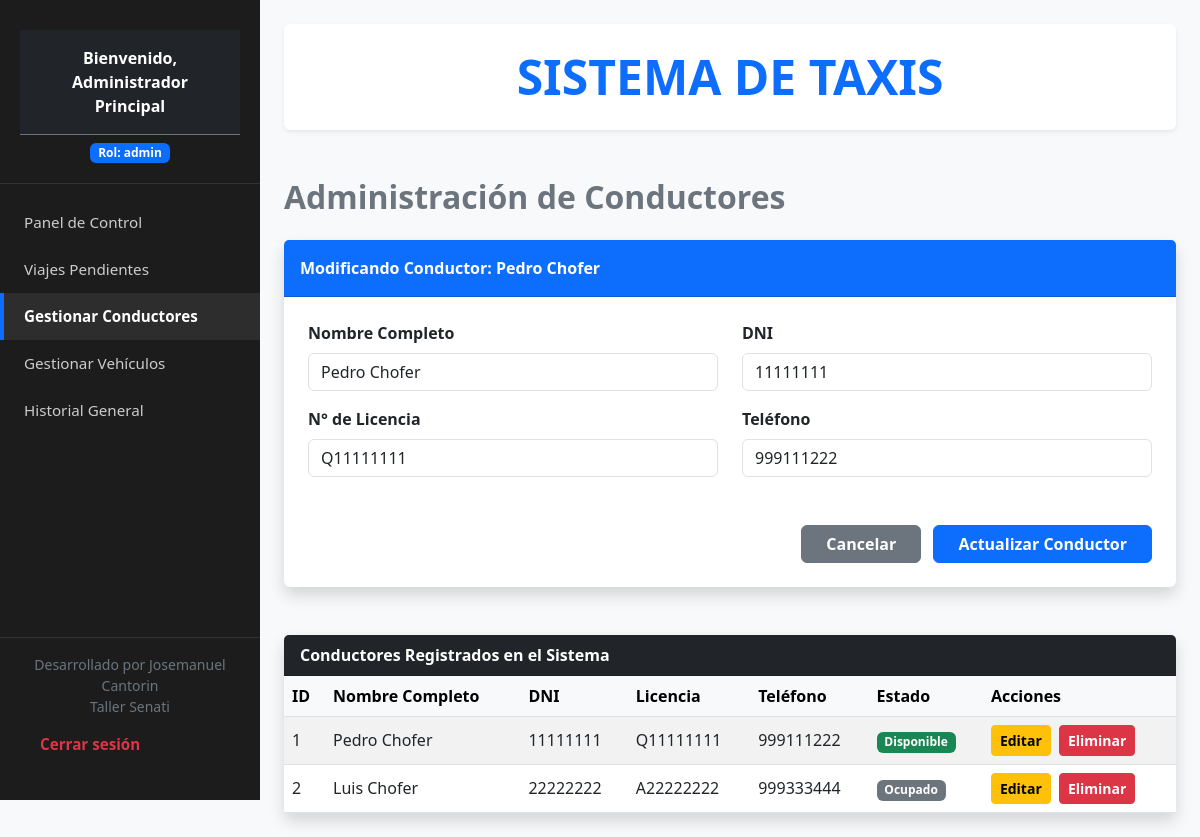
/menu.php?edit_conductor=1 (signed in), run on the app's committed database.
### tables this page shows
CREATE TABLE `conductores` (
  `id_conductor` int(11) NOT NULL,
  `id_usuario` int(11) NOT NULL,
  `dni` varchar(8) NOT NULL,
  `licencia` varchar(20) NOT NULL,
  `telefono` varchar(15) NOT NULL,
  `estado_conductor` enum('disponible','ocupado','inactivo') DEFAULT 'disponible'
);

CREATE TABLE `usuarios` (
  `id_usuario` int(11) NOT NULL,
  `nombre` varchar(50) NOT NULL,
  `contrasena` varchar(255) NOT NULL,
  `nombre_completo` varchar(100) NOT NULL,
  `correo` varchar(100) NOT NULL,
  `rol` enum('admin','pasajero','conductor') NOT NULL,
  `fecha_registro` datetime DEFAULT current_timestamp()
);

### menu.php (the view, shortened to what this page needs)
<?php
require 'conexion.php';
$sql_conductores = "SELECT c.id_conductor, u.nombre_completo, c.dni, c.licencia, c.telefono, c.estado_conductor
                    FROM conductores c INNER JOIN usuarios u ON c.id_usuario = u.id_usuario";
$lista_conductores = $pdo->query($sql_conductores)->fetchAll(PDO::FETCH_ASSOC);
$c_edit = ['id_conductor'=>'', 'nombre_completo'=>'', 'dni'=>'', 'licencia'=>'', 'telefono'=>''];
if(isset($_GET['edit_conductor'])){
    $stmt = $pdo->prepare("SELECT c.id_conductor, u.nombre_completo, c.dni, c.licencia, c.telefono FROM conductores c INNER JOIN usuarios u ON c.id_usuario = u.id_usuario WHERE c.id_conductor = ?");
    $stmt->execute([$_GET['edit_conductor']]);
    if($row = $stmt->fetch(PDO::FETCH_ASSOC)) $c_edit = $row;
}
?>
<!DOCTYPE html>
<html lang="es">
<head>
  <link href="https://cdn.jsdelivr.net/npm/bootstrap@5.3.0/dist/css/bootstrap.min.css" rel="stylesheet" />
  <link rel="stylesheet" href="style.css">
</head>
<body>
  <div class="sidebar d-flex flex-column justify-content-between">
    <div>
      <div class="user-profile text-center">
        <div class="fw-bold text-white p-3 bg-dark border-bottom border-secondary">
            Bienvenido,<br> <?= htmlspecialchars($_SESSION['nombre_completo']); ?>
        </div>
        <span class="badge bg-primary mt-2">Rol: <?= htmlspecialchars($_SESSION['rol']); ?></span>
      </div>
      <div class="nav flex-column nav-pills" id="v-pills-tab" role="tablist" aria-orientation="vertical">
        <button class="nav-link active" id="tab-dashboard" data-bs-toggle="tab" data-bs-target="#sec-dashboard" type="button">Panel de Control</button>
        <button class="nav-link" id="tab-pendientes" data-bs-toggle="tab" data-bs-target="#sec-pendientes" type="button">Viajes Pendientes</button>
        <button class="nav-link" id="tab-conductores" data-bs-toggle="tab" data-bs-target="#sec-conductores" type="button">Gestionar Conductores</button>
        <button class="nav-link" id="tab-vehiculos" data-bs-toggle="tab" data-bs-target="#sec-vehiculos" type="button">Gestionar Vehículos</button>
        <button class="nav-link" id="tab-historial" data-bs-toggle="tab" data-bs-target="#sec-historial" type="button">Historial General</button>
      </div>
    </div>
    <div class="logout-section p-3 text-center">
        <small class="text-secondary mb-2 d-block">Desarrollado por Josemanuel Cantorin<br>Taller Senati</small>
        <a href="logout.php" class="nav-link text-danger fw-bold py-2">Cerrar sesión</a>
    </div>
  </div>
  <div class="content-area p-4">
    <header class="text-center py-4 bg-white shadow-sm mb-5 rounded">
      <div class="container">
        <h1 class="display-5 fw-bold text-primary m-0">SISTEMA DE TAXIS</h1>
      </div>
    </header>
    <div class="tab-content" id="v-pills-tabContent">
      <div class="tab-pane fade <?= isset($_GET['edit_conductor']) ? 'show active' : '' ?>" id="sec-conductores" role="tabpanel">
        <h2 class="mb-4 fw-bold text-secondary">Administración de Conductores</h2>
        <form action="procesar_conductor.php" method="POST" class="mb-5">
          <div class="card shadow border-0 rounded bg-white">
            <div class="card-header bg-primary text-white fw-bold py-3">
              <?= empty($c_edit['id_conductor']) ? 'Registrar Nuevo Conductor' : 'Modificando Conductor: ' . htmlspecialchars($c_edit['nombre_completo']) ?>
            </div>
            <div class="card-body p-4 row">
              <div class="col-md-6 mb-3">
                <label class="form-label fw-bold">Nombre Completo</label>
                <input type="text" name="nombre" class="form-control" required placeholder="Ej: Carlos Mendoza" value="<?= htmlspecialchars($c_edit['nombre_completo']) ?>">
              </div>
              <div class="col-md-6 mb-3">
                <label class="form-label fw-bold">DNI</label>
                <input type="text" name="dni" class="form-control" required placeholder="8 dígitos" value="<?= htmlspecialchars($c_edit['dni']) ?>">
              </div>
              <div class="col-md-6 mb-3">
                <label class="form-label fw-bold">N° de Licencia</label>
                <input type="text" name="licencia" class="form-control" required placeholder="Ej: Q12345678" value="<?= htmlspecialchars($c_edit['licencia']) ?>">
              </div>
              <div class="col-md-6 mb-3">
                <label class="form-label fw-bold">Teléfono</label>
                <input type="text" name="telefono" class="form-control" required placeholder="Ej: 987654321" value="<?= htmlspecialchars($c_edit['telefono']) ?>">
              </div>
            </div>
            <div class="card-footer bg-transparent border-0 text-end pe-4 pb-4">
              <?php if($c_edit['id_conductor']): ?>
                <a href="menu.php" class="btn btn-secondary fw-bold px-4 me-2">Cancelar</a>
              <?php endif; ?>
              <button type="submit" class="btn btn-primary fw-bold px-4"><?= empty($c_edit['id_conductor']) ? 'Guardar Conductor' : 'Actualizar Conductor' ?></button>
            </div>
          </div>
        </form>
        <div class="card shadow border-0 rounded bg-white">
          <div class="card-header bg-dark text-white fw-bold">Conductores Registrados en el Sistema</div>
          <div class="card-body p-0">
            <div class="table-responsive">
              <table class="table table-striped table-hover align-middle mb-0">
                <thead class="table-light">
                  <tr>
                    <th>ID</th>
                    <th>Nombre Completo</th>
                    <th>DNI</th>
                    <th>Licencia</th>
                    <th>Teléfono</th>
                    <th>Estado</th>
                    <th>Acciones</th>
                  </tr>
                </thead>
                <tbody>
                  <?php foreach ($lista_conductores as $cond): ?>
                  <tr>
                    <td><?= $cond['id_conductor'] ?></td>
                    <td><?= htmlspecialchars($cond['nombre_completo']) ?></td>
                    <td><?= htmlspecialchars($cond['dni']) ?></td>
                    <td><?= htmlspecialchars($cond['licencia']) ?></td>
                    <td><?= htmlspecialchars($cond['telefono']) ?></td>
                    <td>
                        <?php if($cond['estado_conductor'] == 'disponible'): ?>
                            <span class="badge bg-success">Disponible</span>
                        <?php else: ?>
                            <span class="badge bg-secondary"><?= ucfirst($cond['estado_conductor']) ?></span>
                        <?php endif; ?>
                    </td>
                    <td>
                      <a href="menu.php?edit_conductor=<?= $cond['id_conductor'] ?>" class="btn btn-sm btn-warning fw-bold me-1">Editar</a>
                      <a href="eliminar_conductor.php?id=<?= $cond['id_conductor'] ?>" class="btn btn-sm btn-danger fw-bold" onclick="return confirm('¿Seguro que deseas eliminar a este conductor?');">Eliminar</a>
                    </td>
                  </tr>
                  <?php endforeach; ?>
                </tbody>
              </table>
            </div>
          </div>
        </div>
      </div>
    </div>
  </div>
</body>
</html>

### style.css (style rules this page uses)
body { min-height: 100vh; overflow-x: hidden; background-color: #f8f9fa; }
.sidebar { width: 260px; height: 100vh; position: fixed; top: 0; left: 0; background-color: #1c1c1c; color: #ffffff; padding-top: 20px; z-index: 1000; }
.content-area { margin-left: 260px; padding: 30px; min-height: 100vh; }
.sidebar .nav-link { color: #cccccc; padding: 12px 20px; font-size: 0.95rem; border-left: 4px solid transparent; border-radius: 0; text-align: left; }
.sidebar .nav-link.active { background-color: #2d2d2d; color: #ffffff !important; border-left: 4px solid #0d6efd; font-weight: bold; }
.user-profile { padding: 10px 20px 20px 20px; border-bottom: 1px solid #333333; margin-bottom: 15px; }
.logout-section { position: absolute; bottom: 20px; width: 100%; border-top: 1px solid #333333; padding-top: 15px; }

### data on the page
conductores: id_usuario.nombre_completo "Pedro Chofer", nombre "Pedro Chofer", dni "11111111", licencia "Q11111111", telefono "999111222", id_conductor "1", estado_conductor "Disponible"
conductores: id_conductor "2", id_usuario.nombre_completo "Luis Chofer", dni "22222222", licencia "A22222222", telefono "999333444", estado_conductor "Ocupado"

### other printed values
$_SESSION['nombre_completo'] "Administrador Principal"
$_SESSION['rol'] "admin"
